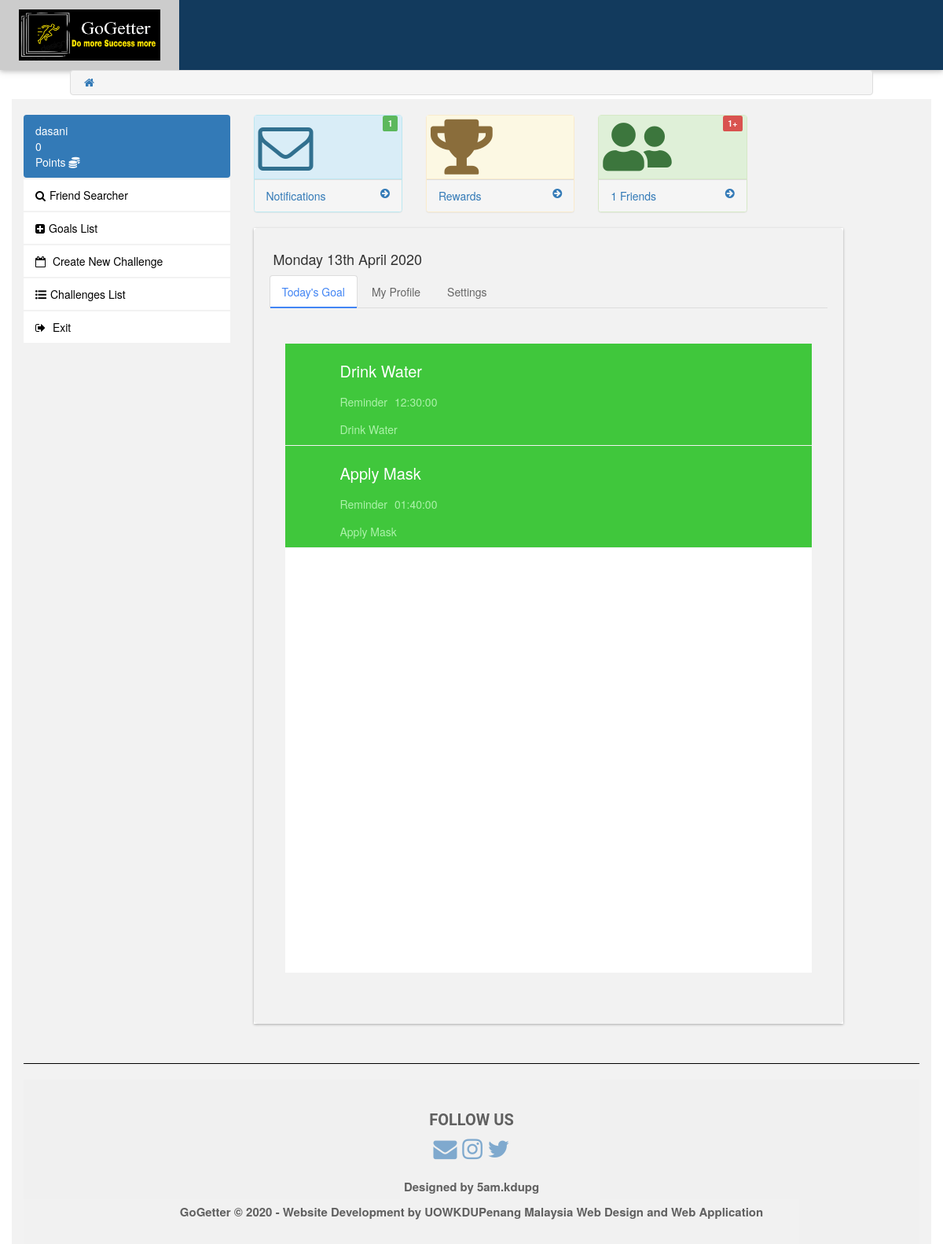
Page /userdashboard.php (signed in) on the committed database.
### tables this page shows
CREATE TABLE `user` (
  `user_id` int(255) NOT NULL,
  `username` varchar(255) NOT NULL,
  `uemail` varchar(60) NOT NULL,
  `upassword` varchar(255) NOT NULL,
  `upoints` int(255) NOT NULL,
  `uprof_pic` varchar(100) NOT NULL DEFAULT 'default.png' COMMENT 'profile picture',
  `bio_data` varchar(3000) NOT NULL,
  `verified_status` tinyint(1) NOT NULL DEFAULT '0',
  `verifying_hash` varchar(255) NOT NULL
);

CREATE TABLE `goals_followed` (
  `goal_followed_id` int(255) NOT NULL,
  `goals_fk` int(11) NOT NULL,
  `goals_follower_fk` int(11) NOT NULL,
  `reminder_time` time NOT NULL,
  `sunday` tinyint(1) NOT NULL DEFAULT '0',
  `monday` tinyint(1) NOT NULL DEFAULT '0',
  `tuesday` tinyint(1) NOT NULL DEFAULT '0',
  `wednesday` tinyint(1) NOT NULL DEFAULT '0',
  `thusday` tinyint(1) NOT NULL DEFAULT '0',
  `friday` tinyint(1) NOT NULL DEFAULT '0',
  `saturday` tinyint(1) NOT NULL DEFAULT '0',
  `goal_counts` int(11) NOT NULL DEFAULT '0'
);

CREATE TABLE `common_goals` (
  `goals_id` int(60) NOT NULL,
  `goals_name` varchar(50) NOT NULL,
  `category` int(11) NOT NULL,
  `goals_desc` varchar(2000) NOT NULL,
  `goals_picture` varchar(255) NOT NULL DEFAULT 'default.jpg',
  `date_created` timestamp NOT NULL DEFAULT CURRENT_TIMESTAMP ON UPDATE CURRENT_TIMESTAMP
);

### relationshipcontroller.php (called while the page is built, shortened)
<?php
require_once("sessionchecker.php");
$querySearchinvitedFriend = "SELECT DISTINCT  a.addperson_fk, b.username , b.uprof_pic FROM
relationship a, user b WHERE a.inviter_fk =:sid AND
a.addperson_fk = b.user_id AND a.inviter_status = 'A' AND a.acceptbyperson = 'A'
  GROUP BY a.addperson_fk    ";
$search_=$conn->prepare($querySearchinvitedFriend);
$search_->bindParam(':sid', $s_id, PDO::PARAM_STR);
$search_->execute();
$totalresult = $search_->rowCount();
$querySearchacceptedFriend = "SELECT DISTINCT  a.inviter_fk, b.username , b.uprof_pic FROM
relationship a, user b WHERE a.inviter_fk =b.user_id AND
a.addperson_fk = :sid AND a.inviter_status = 'A' AND a.acceptbyperson = 'A'
  GROUP BY a.inviter_fk";
$search2_=$conn->prepare($querySearchacceptedFriend);
$search2_->bindParam(':sid', $s_id, PDO::PARAM_STR);
$search2_->execute();
$totalresult2 = $search2_->rowCount();
$mytotalfriend = $totalresult + $totalresult2;
function findCountFriendRequest($conn, $s_id){
  $querySearchacceptedFriend = "SELECT DISTINCT  a.inviter_fk, b.username , b.uprof_pic FROM
  relationship a, user b WHERE a.inviter_fk =b.user_id AND
  a.addperson_fk = :sid AND a.inviter_status = 'A' AND a.acceptbyperson = 'P'
    GROUP BY a.inviter_fk";
  $search5_=$conn->prepare($querySearchacceptedFriend);
  $search5_->bindParam(':sid', $s_id, PDO::PARAM_STR);
  $search5_->execute();
  $totalresult5 = $search5_->rowCount();
  if ($totalresult5 > '0'){
    return $totalresult5;
  }else{ return false;}
}
?>

### sessionchecker.php (called while the page is built, shortened)
<?php
 require_once('db.php');
 if ( isset($_SESSION["username1"]) && isset($_SESSION["identity"] ))
 {
    $stmt2 = $conn->prepare("SELECT * FROM user WHERE username=:username1 AND verified_status ='1'");
    $stmt2->bindParam(":username1",$_SESSION["username1"]);
    $stmt2->execute();
    $s_id = $_SESSION["identity"];
    $result = $stmt2->fetch(PDO::FETCH_ASSOC);
    $mypoints =  $result['upoints'];
 }
?>

### challengecontroller.php (called while the page is built, shortened)
  <?php
function countTotalofNewchallange($conn, $s_id){
    $today = date("Y-m-d");
    $searchPlayer1=$conn->prepare("SELECT * FROM `challenges` WHERE `chall_creator_fk`=:id AND `chall_accept1` = 'A' AND `chall_invite_expire` >= :date");
    $searchPlayer1->bindParam(':id', $s_id, PDO::PARAM_STR);
    $searchPlayer1->bindParam(':date', $today, PDO::PARAM_STR);
    $searchPlayer1->execute();
    $count1 = $searchPlayer1->rowCount();
    $searchPlayer2=$conn->prepare("SELECT * FROM `challenges` WHERE `chall_invite2`=:id AND `chall_accept2` = 'P' AND `chall_invite_expire` >= :date");
    $searchPlayer2->bindParam(':id', $s_id, PDO::PARAM_STR);
    $searchPlayer2->bindParam(':date', $today, PDO::PARAM_STR);
    $searchPlayer2->execute();
    $count2 = $searchPlayer2->rowCount();
    $searchPlayer3=$conn->prepare("SELECT * FROM `challenges` WHERE `chall_invite3`=:id AND `chall_accept3` = 'P' AND `chall_invite_expire` >= :date");
    $searchPlayer3->bindParam(':id', $s_id, PDO::PARAM_STR);
    $searchPlayer3->bindParam(':date', $today, PDO::PARAM_STR);
    $searchPlayer3->execute();
    $count3 = $searchPlayer3->rowCount();
    $searchPlayer4=$conn->prepare("SELECT * FROM `challenges` WHERE `chall_invite4`=:id AND `chall_accept4` = 'P' AND `chall_invite_expire` >= :date");
    $searchPlayer4->bindParam(':id', $s_id, PDO::PARAM_STR);
    $searchPlayer4->bindParam(':date', $today, PDO::PARAM_STR);
    $searchPlayer4->execute();
    $count4 = $searchPlayer4->rowCount();
    $searchPlayer5=$conn->prepare("SELECT * FROM `challenges` WHERE `chall_invite5`=:id AND `chall_accept5` = 'P' AND `chall_invite_expire` >= :date");
    $searchPlayer5->bindParam(':id', $s_id, PDO::PARAM_STR);
    $searchPlayer5->bindParam(':date', $today, PDO::PARAM_STR);
    $searchPlayer5->execute();
    $count5 = $searchPlayer5->rowCount();
    $totalcount = $count1 + $count2 + $count3 + $count4 + $count5;
    return $totalcount;
  }
?>

### goalprofilecontroller.php (called while the page is built, shortened)
<?php
  function listAllTodayGoal($conn, $sessionid){
    $todayy = checktodayInUserdash();
    $query1= "SELECT goals_followed.goals_follower_fk, goals_followed.goal_followed_id,
              goals_followed.reminder_time, common_goals.goals_id, common_goals.goals_name
              FROM goals_followed INNER JOIN common_goals ON common_goals.goals_id=goals_followed.goals_fk
              WHERE goals_followed.".$todayy."= '1' AND goals_followed.goals_follower_fk =:sid";
    $search=$conn->prepare($query1);
    $search->bindParam(':sid', $sessionid, PDO::PARAM_STR);
    $search->execute();
    $search1 = $search->fetchAll(PDO::FETCH_ASSOC);
    return $search1;
  }
  function checktodayInUserdash(){
    $todayis = date("D");
    switch ($todayis) {
      case "Mon":
          $todayis  ='monday';
          break;
    }
    return $todayis;
  }
?>

### goaltodaylist.php (the view)
<link rel="stylesheet" type="text/css" href="css/listcss.css">
    <ul class="dashboard-list">
<?php
require_once("sessionchecker.php");
require_once("goalprofilecontroller.php");
$s_id = $_SESSION["identity"];
$todaysgoal = listAllTodayGoal($conn, $s_id );
    foreach ($todaysgoal as $row) {
      $goalname = $row['goals_name'];
      $goalremind = $row['reminder_time'];
      $goalid = $row['goals_id'];
      echo '
      <li ng-class="{checked: checkin, active: isActive}" class="dashboard-cell checked" ng-repeat="subscription in subscriptions" index="$index" selected-date="selectedDate">
  <div ng-click="handleCheckinButton()" class="checkin-button"><i class="svg-icon icon-checkin-white"></i></div>
  <a class="cell-inner" ng-href="goalprofile.php?goal='.$goalid.'" href="goalprofile.php?goal='.$goalid.'">
    <span class="title plan-name">
      <span class="goal-indicators">
      <i ng-show="subscription.private" class="svg-icon ng-hide icon-lock-white" ng-class="{\'icon-lock-white\': checkin, \'icon-lock-gray\': !checkin}"></i>
      </span>
      '.$goalname.'
    </span>
    <span class="indicators" ng-switch="" on="!!currentWeekTarget">
      <span ng-switch-default="" class="counts">
        <i class="svg-icon icon-checkmark-circled-white" ng-class="{\'icon-checkmark-circled-white\': checkin, \'icon-checkmark-circled-gray\': !checkin}"></i>
        Reminder
        <span class="streak" ng-show="subscription.progress.streak > 1">
        <i class="svg-icon icon-flame-circled-white" ng-class="{\'icon-flame-circled-white\': checkin, \'icon-flame-circled-gray\': !checkin}"></i>
        '.$goalremind.'
        </span>
      </span>
    </span>
    <span class="subtitle ng-hide" ng-show="plan.has_instructions">
      '.$goalname.'
      <span ng-include="\'instruction-indicators.tpl.html\'"><span class="instruction-indicators">
<i class="media-indicator ng-hide" ng-show="instruction.media_type ==\'youtube\'"></i>
<span ng-show="subscription.progress"></span>
</span></span>
    </span>
  </a>
</li>';
    }
?>
    </ul>

### userdashnav.php (shortened to what this page needs)
<?php
 require_once('db.php');
 require_once("challengecontroller.php");
 require_once("relationshipcontroller.php");
 $counttodayNewC = "";
 $resName = $_SESSION["username1"];
 if ($mytotalfriend >0){
	$showmytotalfriend = $mytotalfriend;
	$counttodayNewC = countTotalofNewchallange($conn, $s_id);
 }else {$showmytotalfriend ="";}
$countrewardsgoal = countRewardsgoal($conn, $s_id);
$countrewardschal = countRewardChallenge($conn, $s_id);
$countRequestforaccept = findCountFriendRequest($conn, $s_id);
$countAllCurrentChallenge = countAllcurrentChallenges($conn, $s_id);
$countRequestforaccept_ = ''; $countAllCurrentChallenge_ ='';
if ( $countRequestforaccept != false){
	$countRequestforaccept_ = '<p class="announcement-heading  label label-danger">'.$countRequestforaccept.'+</p>';
}else{$countRequestforaccept_ = '';}
$countsRewardtotal = $countrewardsgoal + $countrewardschal;
if ($countsRewardtotal > '0'){
	$countsRewardtotal_ ='<p class="announcement-heading  label label-success">'.$countsRewardtotal.'</p>';
}else{
	$countsRewardtotal_ ='';
}
if ($countAllCurrentChallenge > '0'){
	$countAllCurrentChallenge_ ='<p class="announcement-heading  label label-success">'.$countAllCurrentChallenge.'</p>';
}else{
	$countAllCurrentChallenge_ ='';
}
echo '
<div class="container" style="background-color: #f2f2f2; padding-top: 20px;">
<div class="row">
    <div class="col-sm-3">
        <ul class="nav nav-pills nav-stacked nav-email shadow mb-20">
			<li class="active">
				<a href="userdashboard.php">
				'.$resName.'<div id="div_refresh">'.$mypoints.'</div>  Points <i class="fas fa-coins"></i>
				</a>
			</li>
			<li>
				<a href="searching.php"><i class="fa fa-search"></i>Friend Searcher</a>
			</li>
			<li>
				<a href="goallist.php"> <i class="fa fa-plus-square"></i>Goals List</a>
			</li>
			<li>
				<a href="createchallenge.php"> <i class="fa fa-calendar-o"></i> Create New Challenge</a>
			</li>
			<li>
				<a href="challengeshow.php"> <i class="fas fa-list-ul"></i>Challenges List '.$countAllCurrentChallenge_.'</a>
			</li>
			<li>
				<a href="logout.php"> <i class="fa fa-sign-out"></i> Exit</a></li>
        </ul>
    </div>
    <div class="col-sm-9">
        <div class="row">
            <div class="col-lg-3">
            	<div class="panel panel-info">
        			<div class="panel-heading">
        				<div class="row">
        					<div class="col-xs-6">
        						<i class="fa fa-envelope-o fa-5x"></i>
        					</div>
        					<div class="col-xs-6 text-right">
                            <p class="announcement-heading label label-success">'.$counttodayNewC.'</p>
        					</div>
        				</div>
        			</div>
        			<a href="challengenotify.php" title="show my chats">
        				<div class="panel-footer announcement-bottom">
        					<div class="row">
        						<div class="col-xs-6">
        							Notifications
        						</div>
        						<div class="col-xs-6 text-right">
        							<i class="fa fa-arrow-circle-right"></i>
        						</div>
        					</div>
        				</div>
        			</a>
        		</div>
			</div>
        	<div class="col-lg-3">
        		<div class="panel panel-warning">
        			<div class="panel-heading">
        				<div class="row">
        					<div class="col-xs-6">
        						<i class="fas fa-trophy fa-5x"></i>
        					</div>
        					<div class="col-xs-6 text-right">
                            '.$countsRewardtotal_.'
        					</div>
        				</div>
        			</div>
        			<a href="rewardnotify.php">
        				<div class="panel-footer announcement-bottom">
        					<div class="row">
        						<div class="col-xs-6">
        							Rewards
        						</div>
        						<div class="col-xs-6 text-right">
        							<i class="fa fa-arrow-circle-right"></i>
        						</div>
        					</div>
        				</div>
        			</a>
        		</div>
			</div>
			<div class="col-lg-3">
        		<div class="panel panel-success">
        			<div class="panel-heading">
        				<div class="row">
        					<div class="col-xs-6">
        						<i class="fas fa-user-friends fa-5x"></i>
        					</div>
        					<div class="col-xs-6 text-right">
							'.$countRequestforaccept_.'
        					</div>
        				</div>
        			</div>
        			<a href="userdashfriend.php">
        				<div class="panel-footer announcement-bottom">
        					<div class="row">
        						<div class="col-xs-6">
        							'.$showmytotalfriend.' Friends
        						</div>
        						<div class="col-xs-6 text-right">
        							<i class="fa fa-arrow-circle-right"></i>
        						</div>
        					</div>
        				</div>
        			</a>
        		</div>
        	</div>
        </div>  ';
 function countRewardsgoal($conn, $s_id){
	$query = "SELECT * FROM `challenges` WHERE `winner_fk` = :s_id AND `chall_due_date` <= CURDATE() AND `reward_accepted` = '0'";
	$searchc_=$conn->prepare($query);
    $searchc_->bindParam(':s_id', $s_id, PDO::PARAM_STR);
    $searchc_->execute();
    $totalresultc = $searchc_->rowCount();
    if ($totalresultc ==TRUE){
        return $totalresultc;
    }else{
        return 0;
    }
 }
 function countRewardChallenge($conn, $s_id){
	$query = "
	SELECT * FROM goal_target tgt join goals_followed tgf
	ON tgt.following_goal_fk = tgf.goal_followed_id join common_goals tcg ON tgf.goals_fk = tcg.goals_id
	WHERE tgf.goals_follower_fk = :s_id AND tgt.goal_rewarded = '0' AND tgt.end_date < CURDATE()";
	$searchc_=$conn->prepare($query);
    $searchc_->bindParam(':s_id', $s_id, PDO::PARAM_STR);
    $searchc_->execute();
    $totalresultc = $searchc_->rowCount();
    if ($totalresultc ==TRUE){
        return $totalresultc;
    }else{
        return 0;
    }
 }
 ?>

### rows in the picture
user: upoints "0"
goals_followed: goals_fk.goals_name "Drink Water", reminder_time "12:30:00"
goals_followed: goals_fk.goals_name "Apply Mask", reminder_time "01:40:00"

### other values in the picture
$resName "dasani"
$counttodayNewC "1"
$countRequestforaccept "1"
$showmytotalfriend "1"
